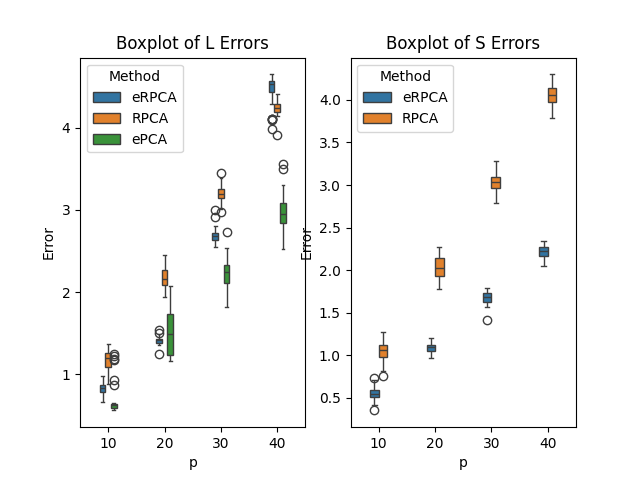

Generate this figure with Python:
from Reproduction.Counter_example.counter_example_setting import *

for j in range(len(p_list)):
    error_array = np.zeros((len(methods), num_trial, 2)) - 1

    (L_error_eRPCA, S_error_eRPCA,
        L_error_RPCA, S_error_RPCA,
        L_error_ePCA) = test_normal_rank_new(p=p_list[j], type=type,
                                           mu=mu, sigma=sigma,
                                           lower=l, upper=u,
                                           n=n, rep_num=num_trial)

    error_array[0, :, 0] = L_error_eRPCA
    error_array[0, :, 1] = S_error_eRPCA
    error_array[1, :, 0] = L_error_RPCA
    error_array[1, :, 1] = S_error_RPCA
    error_array[2, :, 0] = L_error_ePCA

    for i in range(len(methods)):
        mid_dict_S = None

        mid_dict = {
            "Error": error_array[i, :, 0],
            "p": [p_list[j] for _ in range(num_trial)],
            "Method": [methods[i] for _ in range(num_trial)],
            "L_mat": [True for _ in range(num_trial)]
        }

        if i < 2:
            mid_dict_S = {
                "Error": error_array[i, :, 1],
                "p": [p_list[j] for _ in range(num_trial)],
                "Method": [methods[i] for _ in range(num_trial)],
                "L_mat": [False for _ in range(num_trial)]
            }

        if error_df is None:
            error_df = pd.DataFrame(mid_dict)
        else:
            error_df = pd.concat([error_df, pd.DataFrame(mid_dict)])

        if mid_dict_S is not None:
            error_df = pd.concat([error_df, pd.DataFrame(mid_dict_S)])


plt.figure("Boxplot of Bernoulli")
plt.subplot(1, 2, 1).set_title("Boxplot of L Errors")
sns.boxplot(x="p", y="Error", hue="Method", width=0.3, dodge=True, data=error_df[error_df["L_mat"] == True])

# Plot for S errors
plt.subplot(1, 2, 2).set_title("Boxplot of S Errors")
sns.boxplot(x="p", y="Error", hue="Method", width=0.3, dodge=True, data=error_df[error_df["L_mat"] == False])

plt.xlabel("p")
plt.ylabel("Error")
plt.legend(title="Method")
plt.savefig('normal_rank_example.png')
plt.show()
